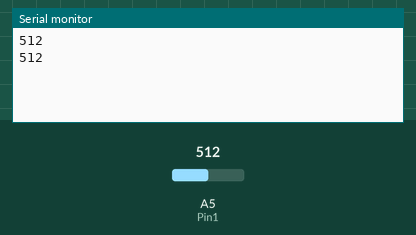
Simulated run of this sketch. Board: Arduino Uno, built with avr-gcc and run on an emulated ATmega328P. On the bench: the last lines printed to the serial monitor. Inputs (shaded band) come from the test bench; at power-on: A5 (Pin1) = 512.

Above: at 1.8 s.
1.9 s: A5 (Pin1) set to 716
At 2.8 s:
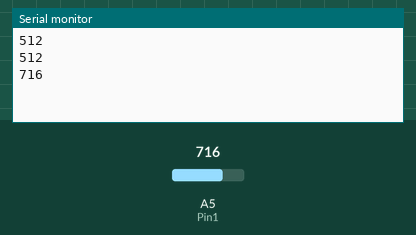
3.4 s: A5 (Pin1) set to 900
At 4.5 s:
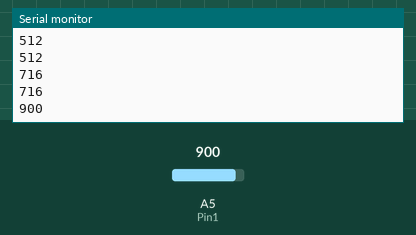
Timing chart, 0 to 6.4 s (numbered marks = the images above; inputs shaded):
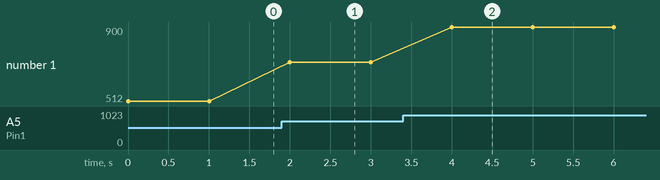

Measured:
- after the input at 1.9 s, the serial monitor: prints a new line after 0.10 s (image 1)
- after the input at 3.4 s, the serial monitor: prints a new line after 0.60 s (image 2)
- plotted number 1: 512 → 716 after the input at 1.9 s, 716 → 900 after the input at 3.4 s

The sketch:

LightSensorTest.ino
```cpp
const byte Pin1 = A5;

void setup(){
  pinMode(Pin1, INPUT);
  Serial.begin(9600);
}
void loop (){
 long int val1 = analogRead(Pin1);
 Serial.println(val1);
 delay(1000);
}
```
